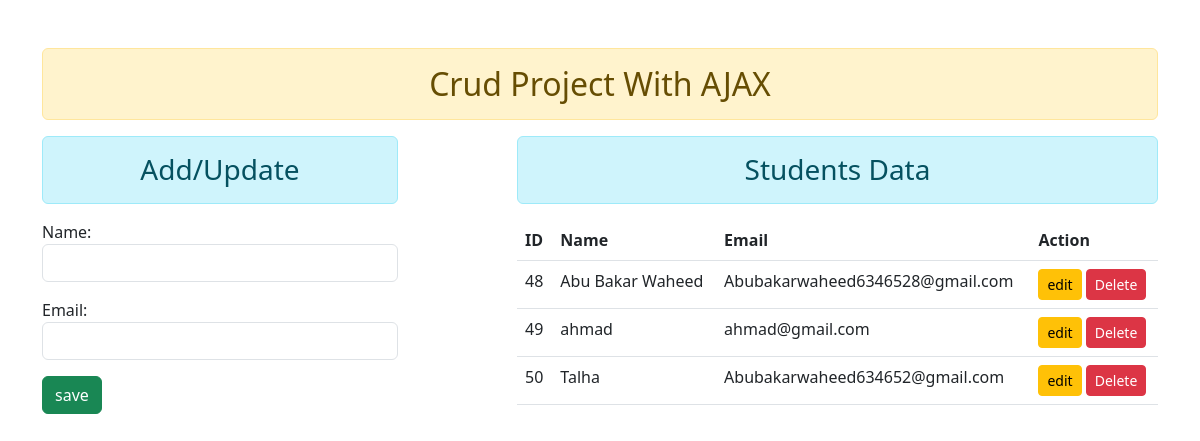
Before: / with the older database file.
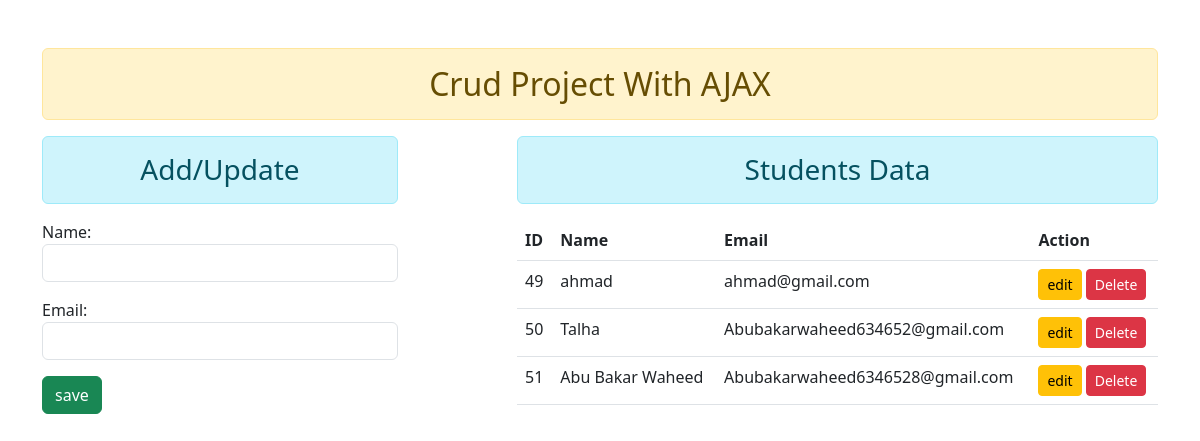
After: the same page with the newer database file.
### app/models.py (models this page shows)
class user(models.Model):
    name=models.CharField(max_length=200)
    email=models.EmailField(max_length=200)

### app/views.py (the view)
# urls.py: path('', views.home , name='home'),
def home(request):
    form=UserRegistration()
    stu=user.objects.all()
    return render (request, 'index.html' , {'form':form , 'stu':stu})

### app/forms.py
class UserRegistration(forms.ModelForm):
    class Meta:
        model=user
        fields=['name' , 'email']
        widgets={
            'name':forms.TextInput(attrs={'class':'form-control' , 'id':'nameid'}),
            'email':forms.EmailInput(attrs={'class':'form-control' , 'id':'emailid'}),
        }

### app/templates/index.html (shortened to what this page needs)
{% load static %}
<!DOCTYPE html>
<html lang="en">
<head>
    <link rel="stylesheet" href="{% static 'css/style.css' %}">
    <link rel="stylesheet" href="https://cdn.jsdelivr.net/npm/bootstrap@5.3.0-alpha1/dist/css/bootstrap.min.css">
</head>
<body>
        <div class='container mt-5'>
            <h2 class='text-center alert alert-warning'>Crud Project With AJAX</h2>
            <div class='row flex'>
                <div class='col-sm-4'>
                <h3 class='text-center alert alert-info'>Add/Update</h3>
                 <form action="" method="Post">
               {{form.as_p}}
                <input type='button' class='btn btn-success ' value='save' id='savedata' >
                  </form>
            </div>
            <div class='col-sm-7'>
                <h3 class='text-center alert alert-info'>Students Data</h3>
                <table class='table table-hover'>
                <thead>
                    <tr>
                        <th scope='col'>ID</th>
                        <th scope='col'>Name</th>
                        <th scope='col'>Email</th>
                        <th scope='col'>Action</th>
                    </tr>
                </thead>
                <tbody id='tbody'>
                {% for st in stu %}
                    <tr>
                        <td>{{st.id}}</td>
                        <td>{{st.name}}</td>
                        <td>{{st.email}}</td>
                        <td>
                            <input type='button' value='edit' data-sid={{st.id}} class='btn btn-warning btn-sm btn_edit'>
                            <input type='button' value='Delete' data-sid={{st.id}} class='btn btn-danger btn-sm btn_del'>
                        </td>
                    </tr>
                    {% endfor %}
                </table>
            </div>
        </div>
</body>
</html>

Changed rows visible on the page:
removed user: id "48", name "Abu Bakar Waheed", email "Abubakarwaheed6346528@gmail.com"
added user: id "51", name "Abu Bakar Waheed", email "Abubakarwaheed6346528@gmail.com"
